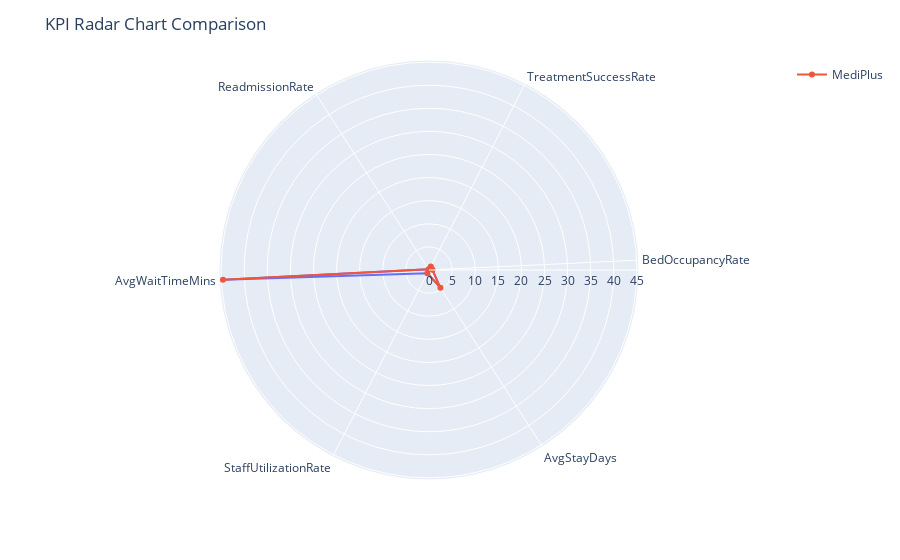

Notebook code for this chart:
### Code cell
#KPI Ranking Dashboard 
import plotly.express as px

sample = hospital_df[hospital_df['HospitalName'] == 'CityCare'].mean(numeric_only=True)
sample2 = hospital_df[hospital_df['HospitalName'] == 'MediPlus'].mean(numeric_only=True)

df_plot = pd.DataFrame({
    'Metric': sample.index,
    'CityCare': sample.values,
    'MediPlus': sample2.values
})
df_plot = df_plot[df_plot['Metric'].isin([
    'AvgWaitTimeMins', 'ReadmissionRate', 'TreatmentSuccessRate',
    'BedOccupancyRate', 'AvgStayDays', 'StaffUtilizationRate'
])]

fig = px.line_polar(df_plot, r='CityCare', theta='Metric', line_close=True)
fig.add_scatterpolar(r=df_plot['MediPlus'], theta=df_plot['Metric'], name='MediPlus')
fig.update_layout(title='KPI Radar Chart Comparison')
fig.show()

### Figure 1 — Plotly figure (JSON) as saved in the notebook; plotly's stock layout.template omitted (floating-point values rounded to 4 significant figures)
{"data": [{"hovertemplate": "CityCare=%{r}<br>Metric=%{theta}<extra></extra>", "legendgroup": "", "line": {"color": "#636efa", "dash": "solid"}, "marker": {"symbol": "circle"}, "mode": "lines", "name": "", "r": [44.42, 0.1728, 0.8315, 0.7552, 4.254, 0.7912, 44.42], "showlegend": false, "subplot": "polar", "theta": ["AvgWaitTimeMins", "ReadmissionRate", "TreatmentSuccessRate", "BedOccupancyRate", "AvgStayDays", "StaffUtilizationRate", "AvgWaitTimeMins"], "type": "scatterpolar"}, {"name": "MediPlus", "r": [44.64, 0.171, 0.8545, 0.7589, 4.584, 0.7672], "theta": ["AvgWaitTimeMins", "ReadmissionRate", "TreatmentSuccessRate", "BedOccupancyRate", "AvgStayDays", "StaffUtilizationRate"], "type": "scatterpolar"}], "layout": {"autosize": true, "dragmode": "lasso", "legend": {"tracegroupgap": 0}, "margin": {"t": 60}, "polar": {"angularaxis": {"direction": "clockwise", "rotation": -177.3, "type": "category"}, "domain": {"x": [0, 1], "y": [0, 1]}, "radialaxis": {"autorange": true, "range": [0, 46.21], "type": "linear"}}, "title": {"text": "KPI Radar Chart Comparison"}}}
